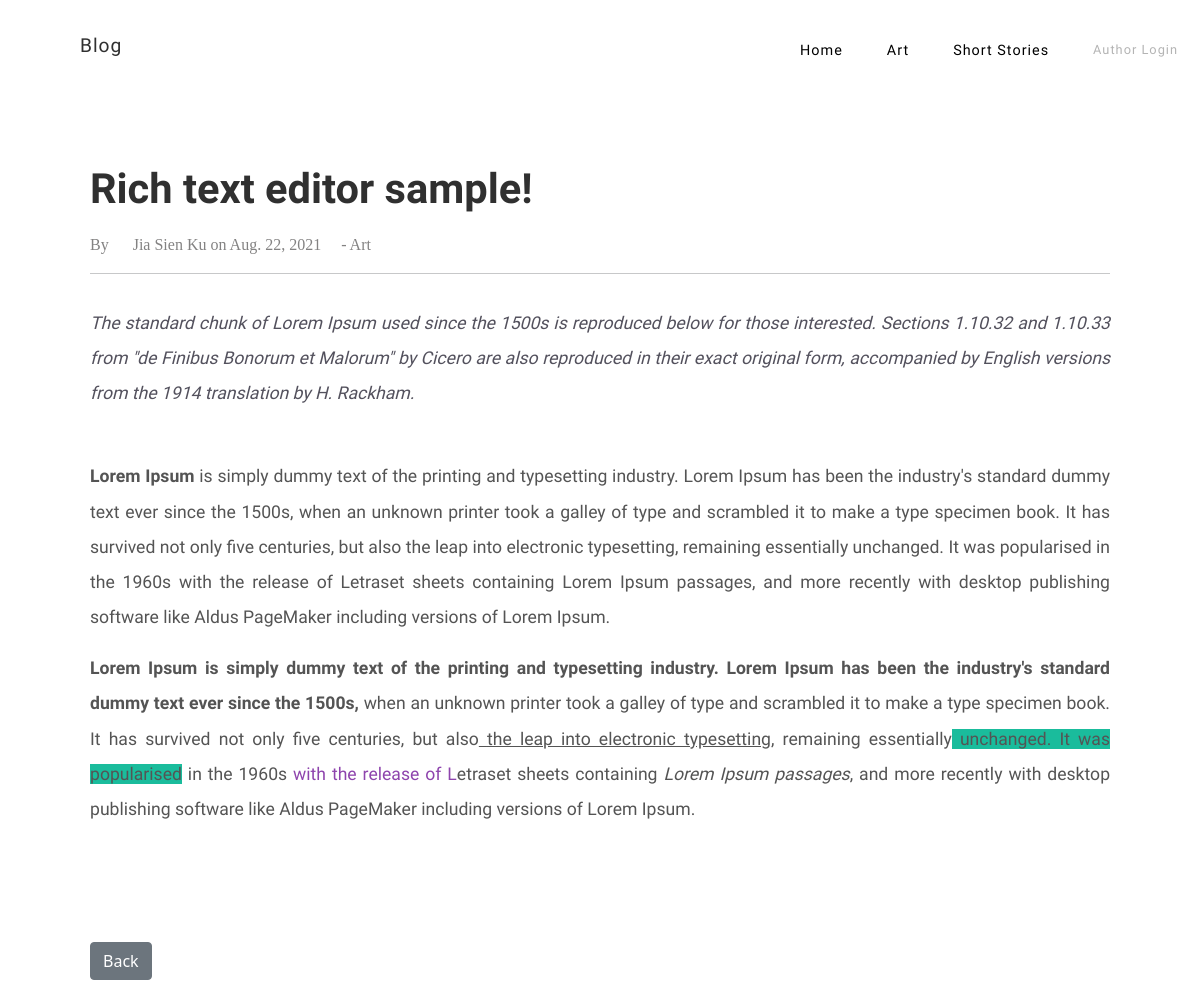
The page /blog/7 on the database its author committed.
### myblog/models.py (models this page shows, shortened)
class Category(models.Model):
    name = models.CharField(max_length=255)
    def __str__(self):
        return self.name

class Post(models.Model):
    title = models.CharField(max_length=255)
    title_tag = models.CharField(max_length=255)
    author = models.ForeignKey(User, on_delete=models.CASCADE)
    category = models.CharField(max_length=255)
    quote = RichTextField(blank=True, null=True)
    body = RichTextField(blank=True, null=True)
    post_date = models.DateField(auto_now_add=True)

### myblog/views.py (the view)
# urls.py: path('blog/<int:pk>', BlogDetailView.as_view(), name='blog-detail'),
class BlogDetailView(DetailView):
    model = Post
    template_name = 'blog_details.html'
    def get_context_data(self, *args, **kwargs):
        category_menu = Category.objects.all()
        context = super(BlogDetailView, self).get_context_data(*args, **kwargs)
        context["category_menu"] = category_menu
        return context

### myblog/templates/blog_details.html (shortened to what this page needs)
{% extends 'base.html' %}
{%  block content %}
<div class="blog_content">
    <h1 id="post_title">{{ post.title }}</h1>
    <h2 id="author_date">By &emsp; {{ post.author.first_name}} {{post.author.last_name}} on {{post.post_date}} &emsp;- {{post.category}}</h2>
    <hr>
    <h3 id="quote"><i>{{ post.quote|safe }}</i></h3>
    <div id="body">{{ post.body|safe }}</div>
    <br/><br/>
    <a href="{% url 'home' %}" class="btn btn-secondary">Back</a>
</div>
{% endblock %}

### myblog/templates/base.html (shortened to what this page needs)
<!doctype html>
<html lang="en">
  <head>
    <link href="https://cdn.jsdelivr.net/npm/bootstrap@5.1.0/dist/css/bootstrap.min.css" rel="stylesheet">
    <link rel="stylesheet" href="//maxcdn.bootstrapcdn.com/font-awesome/4.3.0/css/font-awesome.min.css">
  </head>
<body>
  <div class="header">
    <a id="blog_name" href="{% url 'home' %}">Blog</a>
    <nav class="navbar">
      <ul>
          <a href="{% url 'home' %}"><li>Home</li></a>
          {% if category_menu %}
            {% for item in category_menu %}
              <a href="{% url 'category' item %}"><li>{{ item }}</li></a>
            {% endfor %}
          {% endif %}
          {% if user.is_authenticated %}
          <a href="{% url 'add_post' %}"><li>New Post</li></a>
          <a href="{% url 'add_category' %}"><li>New Category</li></a>
          <a class="author_nav" href="{% url 'logout' %}"><li>Logout</li></a>
          {% else %}
        <a id="author_btn" href="{% url 'login' %}"> <li>Author Login</li></a>
          {% endif %}
      </ul>
    </nav>
  </div>
    <br/>
<div class="container">
    {%  block content %}
    {% endblock %}
</div>
</body>
</html>

### myblog/templates/base.html (style rules this page uses)
a { text-decoration: none; }
li { list-style: none; }
.header { background-color: rgb(255, 255, 255); text-align: center; overflow: hidden; padding-top: 2rem; }
.header a { font: 500 1.2rem/1.5 "Besley"; color: rgb(48, 48, 48); text-decoration: none; letter-spacing: 1px; float: left; padding-left: 5rem; }
.navbar { float: right; }
#author_btn { font: 400 0.8rem/1.5 "Besley"; color: rgb(180, 180, 180); text-decoration: none; padding-right: 22px; padding-left: 22px; display: inline-block; }
.navbar ul a { font: 400 0.9rem/1.5 "Besley"; color: rgb(0, 0, 0); text-decoration: none; padding-right: 22px; padding-left: 22px; display: inline-block; }

### myblog/templates/blog_details.html (style rules this page uses)
#post_title { font: 700 2.6rem/1.5 "Besley"; color: rgb(48, 48, 48); margin-bottom: 0.8rem; }
#author_date { font: 400 1.0rem/1.5 "Merriweather"; color: rgb(131, 130, 130); margin-bottom: 1.0rem; }
#quote { font: 400 1.1rem/2 "Besley"; font-style: italic; color: hsl(250, 7%, 34%); text-align: justify; text-justify: inter-word; margin-top: 2.0rem; margin-bottom: 3.0rem; }
#body { font: 500 1.1rem/2 "Besley"; color: hsl(000, 0%, 33%);text-align: justify; text-justify: inter-word; line-break: auto; }
.blog_content { padding: 0.5in 0.5in 0.5in; }

### rows shown on the page
Category: name "Art"
Category: name "Short Stories"
Post: title "Rich text editor sample!", author.first_name "Jia Sien", author.last_name "Ku", post_date "Aug. 22, 2021", category "Art", quote "The standard chunk of Lorem Ipsum us ed since the 1500s is reproduced below for those interested. Sections 1.10.32 and 1.10.33 from \"de Finibus Bonorum et Malorum\" by Cicero are also reproduced in their exact original form, accompanied by English versions from the 1914 translation by H. Rackham.", body "Lorem Ipsum is simply dummy text of the printing and typesetting industry. Lorem Ipsum has been the industry's standard dummy text ever since the 1500s, when an unknown printer took a galley of type and scrambled it to make a type specimen book. It has survived not only five centuries, but also the leap into electronic typesetting, remaining essentially unchanged. It was popularised in the 1960s with the release of Letraset sheets containing Lorem Ipsum passages, and more recently with desktop publishing software like Aldus PageMaker including versions of Lorem Ipsum. Lorem Ipsum is simply dummy text of the printing and typesetting industry. Lorem Ipsum has been the industry's standard…"
